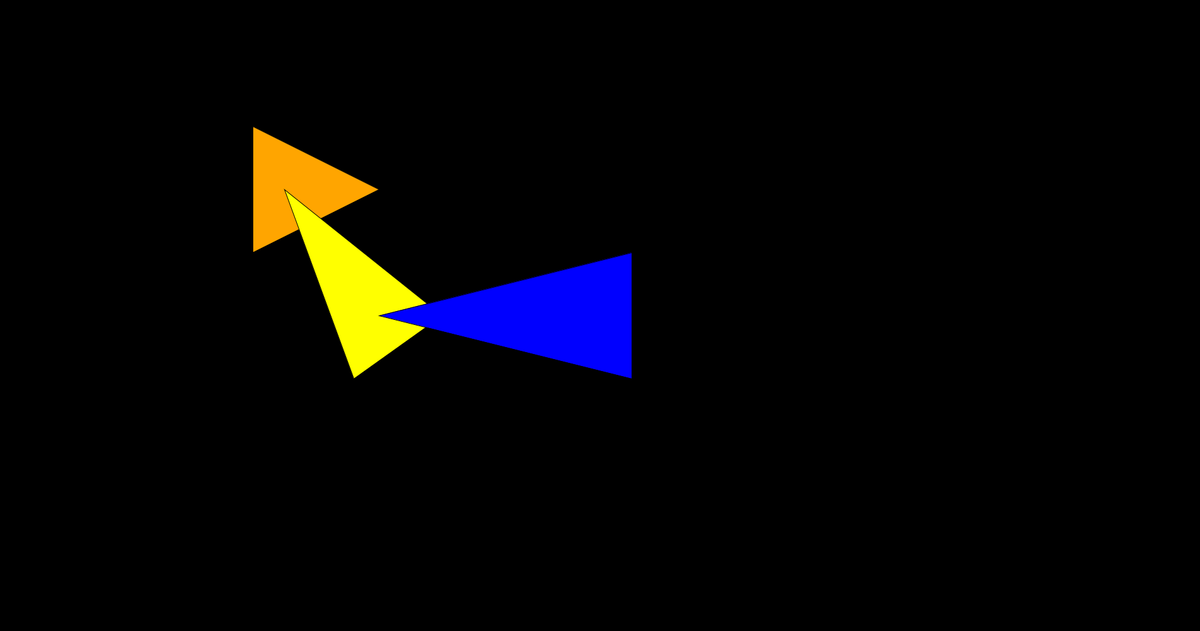
Frame 1 (no input)
Frame 60 (the mouse pressed at the canvas centre just before this capture): identical to frame 1, image omitted
Frame 120 (the mouse held since frame 60 and released just before this capture): identical to frame 1, image omitted

The Processing sketch that drew this single still picture (run headless with seeded random() and noise(); from frame 60 on, the mouse is pressed at the canvas centre):

// Processing sketch: festa
// ── festa.pde
final color black   = color(0, 0, 0);
final color white   = color(255, 255, 255);

// Primary colors
final color red     = color(255, 0, 0);
final color lime   = color(0, 255, 0); // Note, green is something else. See below.
final color blue    = color(0, 0, 255);

// Secondary colors
final color yellow  = color(255, 255, 0);
final color magenta = color(255, 0, 255);
final color cyan    = color(0, 255, 255);

// Other colors
final color greenPT  = color(0, 102, 0);
final color orange = color(255, 165, 0);
final color pink = color(255, 192, 203);
final color green = color(0, 128, 0);
final color gold = color(255, 215, 0);

void setup() {
  size(1900, 1000);
}


boolean isPrime(int x)
{
  if (x != 2 && x % 2 == 0)
    return false;
  for (int i = 3; i * i <= x; i += 2)
    if (x % i == 0)
      return false;
  return true;
}

class Triangle {
  float x1, y1;
  float x2, y2;
  float x3, y3;
  color c;
  color cAlt;
  float dx;
  float dy;

  Triangle(float x1, float y1, float x2, float y2, float x3, float y3, color c, color cAlt)
  {
    this.x1 = x1;
    this.y1 = y1;
    this.x2 = x2;
    this.y2 = y2;
    this.x3 = x3;
    this.y3 = y3;
    this.c = c;
    this.cAlt = cAlt;
    dx = 0;
    dy = 0;
  }

  Triangle(float x1, float y1, float x2, float y2, float x3, float y3)
  {
    this(x1, y1, x2, y2, x3, y3, black, white);
  }
  
  void draw(float strokeWeight)
  {
    push();
    noFill();
    stroke(c);
    strokeWeight(strokeWeight);
    triangle(x1, y1, x2, y2, x3, y3);
    pop();
  }
  
  void switchColor()//troca as cores
  {
    color m = c;
    c = cAlt;
    cAlt = m;
  }

  void paint()
  {
    push();
    fill(c);
    noStroke();
    triangle(x1, y1, x2, y2, x3, y3);
    pop();
  }

  void move()//faz o movimento do triangulo
  {
    x1 += dx;
    y1 += dy;
    x2 += dx;
    y2 += dy;
    x3 += dx;
    y3 += dy;
  }
  
  // Is the triangle a counter clockwise triangle. See Sebenta.
  boolean ccw()
  {
    PVector s1 = new PVector(x2-x1, y2-y1);
    PVector s2 = new PVector(x3-x2, y3-y2);
    return s1.cross(s2).z < 0.0;  // Note: `< 0.0` because y grows downwords!
  }
  
  // Is the point `x` `y` inside this triangle? Assume the triangle is ccw.
  boolean insideCcw(float x, float y)
  {
    assert ccw();
    boolean z1 = new Triangle(x1, y1, x2, y2, x, y).ccw();
    boolean z2 = new Triangle(x2, y2, x3, y3, x, y).ccw();
    boolean z3 = new Triangle(x3, y3, x1, y1, x, y).ccw();
    return z1 && z2 && z3;
  }
  
  // Is the point `x` `y` inside this triangle?
  boolean inside(float x, float y)
  {
    Triangle t = this;
    if (!ccw())
      t = new Triangle(x1, y1, x3, y3, x2, y2);
    assert t.ccw();
    return t.insideCcw(x, y);
  }
  
  PVector center()
  {
    return new PVector((x1+x2+x3)/3, (y1+y2+y3)/3);
  }
  
  void draw_triangle1(){ //x = 400, y = 400
    fill(c);
    triangle(x1, y1-100, x2, y2, x3+100, y3-50);
  }
  void draw_triangle2(){ //x = 400, y = 400
    fill(c);
    triangle(x1+50, y1-50, x2+150, y2+50, x3+80, y3+100);
  }
   void draw_triangle3(){ //x = 400, y = 400
   fill(c);
   triangle(x1+100, y1+50, x2+300, y2, x3+300, y3+100);
  }
}

//void trianglesDraw(Triangle[] a, float strokeWeight)
//{
//  for (Triangle t : a)
//    t.draw(strokeWeight);
//}

//void trianglesPaint(Triangle[] a)
//{
//  for (Triangle t : a)
//    t.paint();
//}

Triangle t1 = new Triangle(400, 300, 400, 400, 500, 350, orange, lime);
Triangle t2 = new Triangle(400, 350, 550, 450, 480, 500,yellow,red);
Triangle t3 = new Triangle(500,450,700,400,700,500,blue,pink);

void mousePressed(){
 if(mouseButton == LEFT && t1.inside(mouseX,mouseY))
 {
  t1.switchColor();
 }
 if(mouseButton == LEFT && t2.inside(mouseX,mouseY))
 {
   t2.switchColor();
 }
 if(mouseButton == LEFT && t3.inside(mouseX,mouseY))
 {
   t3.switchColor();
 }
}

void draw(){
  background(0);
  t1.draw_triangle1();
  t2.draw_triangle2();
  t3.draw_triangle3();
}
